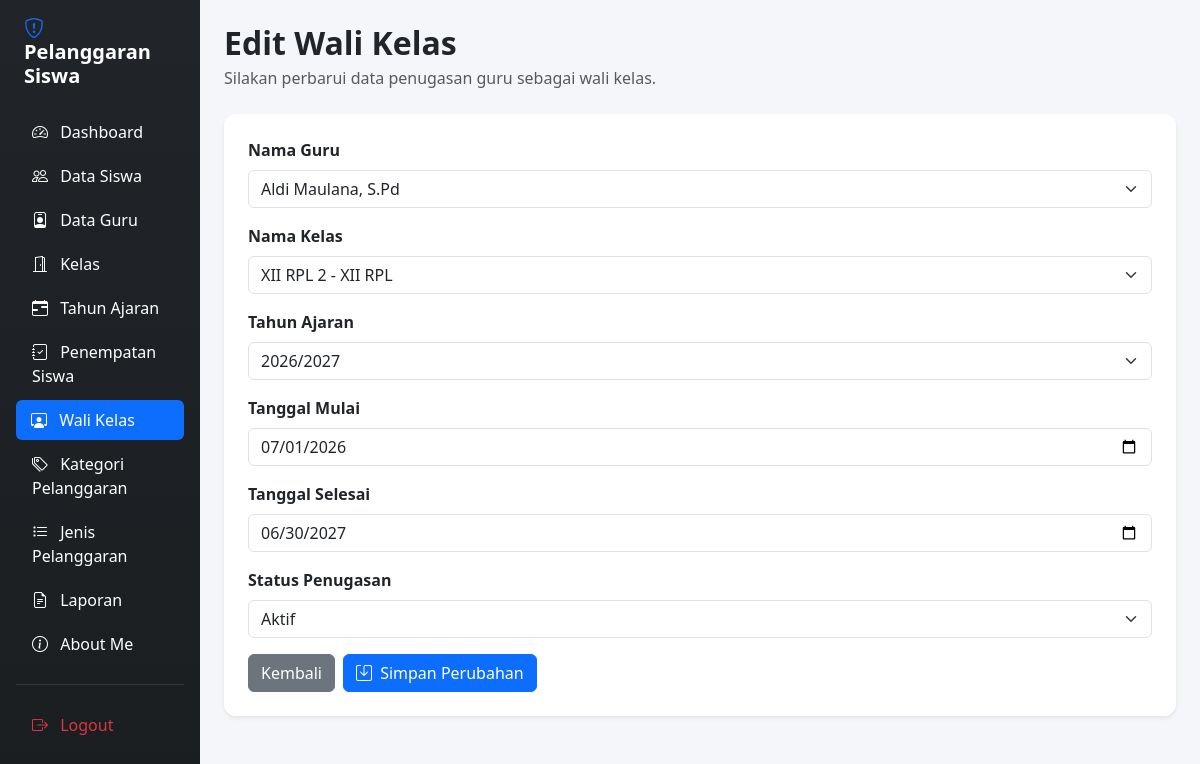
The page /edit_wali_kelas.php?id=2 (signed in) on the database its author committed.
### tables this page shows
CREATE TABLE `t_wali_kelas` (
  `id` int(11) NOT NULL,
  `tahun_ajaran_id` int(11) DEFAULT NULL,
  `kelas_id` int(11) DEFAULT NULL,
  `guru_id` int(11) DEFAULT NULL,
  `tanggal_mulai` date NOT NULL,
  `tanggal_selesai` date NOT NULL,
  `status_aktif` tinyint(1) NOT NULL,
  `created_at` timestamp NOT NULL DEFAULT current_timestamp(),
  `updated_at` timestamp NOT NULL DEFAULT current_timestamp()
);

CREATE TABLE `t_guru` (
  `id` int(11) NOT NULL,
  `nip` varchar(18) NOT NULL,
  `nama` varchar(150) DEFAULT NULL,
  `email` varchar(150) NOT NULL,
  `status_aktif` tinyint(1) NOT NULL,
  `user_id` int(11) NOT NULL,
  `created_at` timestamp NOT NULL DEFAULT current_timestamp(),
  `updated_at` timestamp NOT NULL DEFAULT current_timestamp()
);

CREATE TABLE `t_kelas` (
  `id` int(11) NOT NULL,
  `nama` varchar(100) DEFAULT NULL,
  `tingkat` varchar(20) NOT NULL,
  `jurusan` varchar(100) NOT NULL,
  `status_aktif` tinyint(1) NOT NULL,
  `created_at` timestamp NOT NULL DEFAULT current_timestamp(),
  `updated_at` timestamp NOT NULL DEFAULT current_timestamp()
);

CREATE TABLE `t_tahun_ajaran` (
  `id` int(11) NOT NULL,
  `nama` varchar(20) DEFAULT NULL,
  `tanggal_mulai` date NOT NULL,
  `tanggal_selesai` date NOT NULL,
  `status_aktif` tinyint(1) NOT NULL,
  `created_at` timestamp NOT NULL DEFAULT current_timestamp(),
  `updated_at` timestamp NOT NULL DEFAULT current_timestamp()
);

### edit_wali_kelas.php (the view, shortened to what this page needs)
<?php
include "config/koneksi.php";
function aman($nilai) {
    return htmlspecialchars((string) $nilai, ENT_QUOTES, 'UTF-8');
}
$id = filter_input(INPUT_GET, 'id', FILTER_VALIDATE_INT);
$kolomTahun = "id";
$cekKolom = mysqli_query($koneksi, "SHOW COLUMNS FROM t_tahun_ajaran");
$daftarKolom = [];
while ($kolom = mysqli_fetch_assoc($cekKolom)) {
    $daftarKolom[] = $kolom['Field'];
}
foreach (['nama_tahun_ajaran', 'nama', 'tahun_ajaran', 'tahun'] as $calon) {
    if (in_array($calon, $daftarKolom, true)) {
        $kolomTahun = $calon;
        break;
    }
}
$stmt = mysqli_prepare(
    $koneksi,
    "SELECT * FROM t_wali_kelas WHERE id = ?"
);
mysqli_stmt_bind_param($stmt, "i", $id);
mysqli_stmt_execute($stmt);
$hasil = mysqli_stmt_get_result($stmt);
$data = mysqli_fetch_assoc($hasil);
$guru_id = $data['guru_id'];
$kelas_id = $data['kelas_id'];
$tahun_ajaran_id = $data['tahun_ajaran_id'];
$tanggal_mulai = $data['tanggal_mulai'] ?? "";
$tanggal_selesai = $data['tanggal_selesai'] ?? "";
$status_aktif = (string) $data['status_aktif'];
$guru = mysqli_query(
    $koneksi,
    "SELECT id, nama FROM t_guru ORDER BY nama ASC"
);
$kelas = mysqli_query(
    $koneksi,
    "SELECT id, nama, tingkat, jurusan
     FROM t_kelas
     ORDER BY tingkat ASC, nama ASC"
);
$tahun = mysqli_query(
    $koneksi,
    "SELECT id, `$kolomTahun` AS nama_tahun
     FROM t_tahun_ajaran
     ORDER BY id DESC"
);
?>
<!DOCTYPE html>
<html lang="id">
<head>
    <link href="https://cdn.jsdelivr.net/npm/bootstrap@5.3.8/dist/css/bootstrap.min.css" rel="stylesheet">
    <link href="https://cdn.jsdelivr.net/npm/bootstrap-icons@1.11.3/font/bootstrap-icons.min.css" rel="stylesheet">
</head>
<body>
<div class="container-fluid">
    <div class="row">
        <div class="col-md-3 col-lg-2 sidebar p-3 min-vh-100">
            <h4 class="text-white mb-4 fw-bold fs-5 px-2">
                <i class="bi bi-shield-exclamation text-primary me-2"></i>
                Pelanggaran Siswa
            </h4>
            <ul class="nav nav-pills flex-column gap-1">
                <li class="nav-item">
                    <a href="dashboard.php" class="nav-link text-white">
                        <i class="bi bi-speedometer2 me-2"></i>
                        Dashboard
                    </a>
                </li>
                <li class="nav-item">
                    <a href="data_siswa.php" class="nav-link text-white">
                        <i class="bi bi-people me-2"></i>
                        Data Siswa
                    </a>
                </li>
                <li class="nav-item">
                    <a href="data_guru.php" class="nav-link text-white">
                        <i class="bi bi-person-badge me-2"></i>
                        Data Guru
                    </a>
                </li>
                <li class="nav-item">
                    <a href="kelas.php" class="nav-link text-white">
                        <i class="bi bi-door-open me-2"></i>
                        Kelas
                    </a>
                </li>
                <li class="nav-item">
                    <a href="tahun_ajaran.php" class="nav-link text-white">
                        <i class="bi bi-calendar-range me-2"></i>
                        Tahun Ajaran
                    </a>
                </li>
                <li class="nav-item">
                    <a href="penepatan_siswa.php" class="nav-link text-white">
                        <i class="bi bi-journal-check me-2"></i>
                        Penempatan Siswa
                    </a>
                </li>
                <li class="nav-item">
                    <a href="wali_kelas.php" class="nav-link active">
                        <i class="bi bi-person-workspace me-2"></i>
                        Wali Kelas
                    </a>
                </li>
                <li class="nav-item">
                    <a href="kategori_pelanggaran.php" class="nav-link text-white">
                        <i class="bi bi-tags me-2"></i>
                        Kategori Pelanggaran
                    </a>
                </li>
                <li class="nav-item">
                    <a href="jenis_pelanggaran.php" class="nav-link text-white">
                        <i class="bi bi-list-task me-2"></i>
                        Jenis Pelanggaran
                    </a>
                </li>
                <li class="nav-item">
                    <a href="laporan.php" class="nav-link text-white">
                        <i class="bi bi-file-earmark-text me-2"></i>
                        Laporan
                    </a>
                </li>
                <li class="nav-item">
                    <a href="aboutme.php" class="nav-link text-white">
                        <i class="bi bi-info-circle me-2"></i>
                        About Me
                    </a>
                </li>
                <hr class="text-secondary my-3">
                <li class="nav-item">
                    <a href="logout.php" class="nav-link text-danger">
                        <i class="bi bi-box-arrow-right me-2"></i>
                        Logout
                    </a>
                </li>
            </ul>
        </div>
        <main class="col-md-9 col-lg-10 p-4">
            <h2 class="fw-bold mb-1">
                Edit Wali Kelas
            </h2>
            <p class="text-muted mb-4">
                Silakan perbarui data penugasan guru sebagai wali kelas.
            </p>
            <div class="card shadow-sm">
                <div class="card-body p-4">
                    <form method="POST" action="">
                        <div class="mb-3">
                            <label for="guru_id" class="form-label fw-semibold">
                                Nama Guru
                            </label>
                            <select name="guru_id" id="guru_id" class="form-select" required>
                                <?php while ($g = mysqli_fetch_assoc($guru)): ?>
                                    <option
                                        value="<?= (int) $g['id']; ?>"
                                        <?= (int) $guru_id === (int) $g['id'] ? 'selected' : ''; ?>>
                                        <?= aman($g['nama']); ?>
                                    </option>
                                <?php endwhile; ?>
                            </select>
                        </div>
                        <div class="mb-3">
                            <label for="kelas_id" class="form-label fw-semibold">
                                Nama Kelas
                            </label>
                            <select name="kelas_id" id="kelas_id" class="form-select" required>
                                <?php while ($k = mysqli_fetch_assoc($kelas)): ?>
                                    <option
                                        value="<?= (int) $k['id']; ?>"
                                        <?= (int) $kelas_id === (int) $k['id'] ? 'selected' : ''; ?>>
                                        <?= aman($k['nama']); ?>
                                        <?= !empty($k['tingkat']) ? ' - ' . aman($k['tingkat']) : ''; ?>
                                    </option>
                                <?php endwhile; ?>
                            </select>
                        </div>
                        <div class="mb-3">
                            <label for="tahun_ajaran_id" class="form-label fw-semibold">
                                Tahun Ajaran
                            </label>
                            <select name="tahun_ajaran_id" id="tahun_ajaran_id" class="form-select" required>
                                <?php while ($t = mysqli_fetch_assoc($tahun)): ?>
                                    <option
                                        value="<?= (int) $t['id']; ?>"
                                        <?= (int) $tahun_ajaran_id === (int) $t['id'] ? 'selected' : ''; ?>>
                                        <?= aman($t['nama_tahun']); ?>
                                    </option>
                                <?php endwhile; ?>
                            </select>
                        </div>
                        <div class="mb-3">
                            <label for="tanggal_mulai" class="form-label fw-semibold">
                                Tanggal Mulai
                            </label>
                            <input
                                type="date"
                                name="tanggal_mulai"
                                id="tanggal_mulai"
                                class="form-control"
                                value="<?= aman($tanggal_mulai); ?>"
                                required>
                        </div>
                        <div class="mb-3">
                            <label for="tanggal_selesai" class="form-label fw-semibold">
                                Tanggal Selesai
                            </label>
                            <input
                                type="date"
                                name="tanggal_selesai"
                                id="tanggal_selesai"
                                class="form-control"
                                value="<?= aman($tanggal_selesai); ?>">
                        </div>
                        <div class="mb-3">
                            <label for="status_aktif" class="form-label fw-semibold">
                                Status Penugasan
                            </label>
                            <select name="status_aktif" id="status_aktif" class="form-select" required>
                                <option value="1" <?= $status_aktif === '1' ? 'selected' : ''; ?>>
                                    Aktif
                                </option>
                            </select>
                        </div>
                        <div class="d-flex gap-2">
                            <a href="wali_kelas.php" class="btn btn-secondary">
                                Kembali
                            </a>
                            <button type="submit" class="btn btn-primary">
                                <i class="bi bi-save me-1"></i>
                                Simpan Perubahan
                            </button>
                        </div>
                    </form>
                </div>
            </div>
        </main>
    </div>
</div>
</body>
</html>

### edit_wali_kelas.php (style rules this page uses)
body { background-color: #f4f6f9; }
.sidebar { background: linear-gradient(180deg, #212529 0%, #1a1e21 100%); }
.nav-link { transition: all 0.3s ease; border-radius: 6px; }
.nav-link:hover, .nav-link.active { background-color: #0d6efd !important; color: white !important; padding-left: 15px; }
.card { border: none; border-radius: 12px; }

### rows shown on the page
t_wali_kelas: guru_id "Aldi Maulana, S.Pd", kelas_id "XII RPL 2 - XII RPL", tahun_ajaran_id "2026/2027", tanggal_mulai "07/01/2026", tanggal_selesai "06/30/2027", status_aktif "Aktif"
